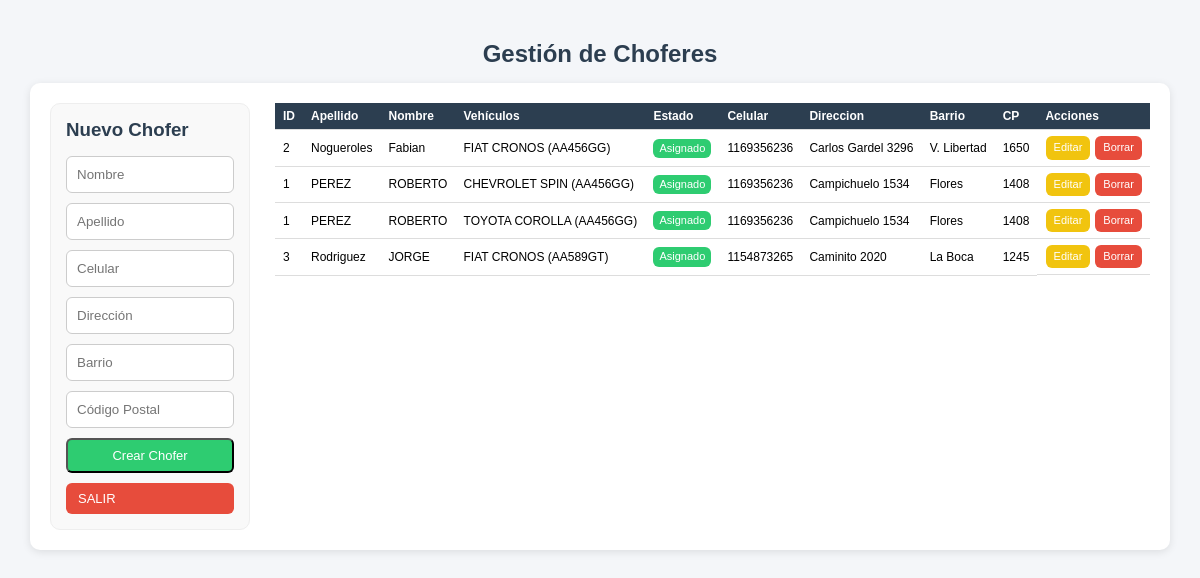
/php/00_administracion/choferes/listado_choferes.php (signed in), run on the app's committed database.
### tables this page shows
CREATE TABLE `choferes` (
  `id` int(11) NOT NULL,
  `nombre` varchar(100) NOT NULL,
  `apellido` varchar(100) NOT NULL,
  `cel` int(10) NOT NULL,
  `dir` varchar(30) NOT NULL,
  `barrio` varchar(20) NOT NULL,
  `cp` int(4) NOT NULL,
  `id_vehiculo` int(11) DEFAULT NULL,
  `user_id` int(11) NOT NULL
);

CREATE TABLE `vehiculos` (
  `id` int(11) NOT NULL,
  `categoria` varchar(15) NOT NULL,
  `marca` varchar(50) NOT NULL,
  `modelo` varchar(50) NOT NULL,
  `patente` varchar(20) DEFAULT NULL,
  `estado` varchar(20) NOT NULL,
  `color` varchar(20) NOT NULL,
  `id_chofer` int(4) DEFAULT NULL
);

### funciones/funciones.php (called while the page is built, shortened)
<?php
function conexion()
{
    $host = 'localhost';
    $db   = 'app_viajes';
    $user = 'root';
    $pass = 'belgrado';
    try {
        $dsn = "mysql:host=$host;dbname=$db;charset=utf8mb4";
        $conn = new PDO($dsn, $user, $pass, [
            PDO::ATTR_ERRMODE => PDO::ERRMODE_EXCEPTION,
            PDO::ATTR_DEFAULT_FETCH_MODE => PDO::FETCH_ASSOC,
            PDO::MYSQL_ATTR_INIT_COMMAND => "SET NAMES utf8mb4"
        ]);
        return $conn;
    } catch (PDOException $e) {
        echo "Error de conexión: " . $e->getMessage();
    }
}
?>
<?php
function obtenerChoferes()
{
    $pdo = conexion();
    $sql = "SELECT c.*,
                   v.patente,
                   v.marca,
                   v.modelo
            FROM choferes c
            LEFT JOIN vehiculos v ON c.id = v.id_chofer
            ORDER BY c.apellido ASC, c.nombre ASC";
    return $pdo->query($sql)->fetchAll(PDO::FETCH_ASSOC);
}

### php/00_administracion/choferes/listado_choferes.php (the view, shortened to what this page needs)
<?php
include_once "../../../funciones/funciones.php";
$chofer_a_editar = null;
$choferes = obtenerChoferes();
?>
<!DOCTYPE html>
<html lang="es">
<head>
    <link rel="stylesheet" href="../../../css/estilos.css">
</head>
<body>
    <div class="container">
        <h2 class="text-center">Gestión de Choferes</h2>
        <div class="card operadores-layout">
            <div class="col-form">
                <h3><?php echo $chofer_a_editar ? "Editar Chofer" : "Nuevo Chofer"; ?></h3>
                <form method="POST">
                    <input type="text" name="nombre" placeholder="Nombre"
                        value="<?php echo $chofer_a_editar['nombre'] ?? ''; ?>" required>
                    <input type="text" name="apellido" placeholder="Apellido"
                        value="<?php echo $chofer_a_editar['apellido'] ?? ''; ?>" required>
                    <input type="text" name="cel" placeholder="Celular"
                        value="<?php echo $chofer_a_editar['cel'] ?? ''; ?>" required>
                    <input type="text" name="dir" placeholder="Dirección"
                        value="<?php echo $chofer_a_editar['dir'] ?? ''; ?>" required>
                    <input type="text" name="barrio" placeholder="Barrio"
                        value="<?php echo $chofer_a_editar['barrio'] ?? ''; ?>" required>
                    <input type="text" name="cp" placeholder="Código Postal"
                        value="<?php echo $chofer_a_editar['cp'] ?? ''; ?>" required>
                    <button type="submit" name="guardar" class="btn btn-success">
                        <?php echo $chofer_a_editar ? "Actualizar" : "Crear Chofer"; ?>
                    </button>
                    <a href="../../inicio_0.php" class="btn btn-danger">SALIR</a>
                </form>
            </div>
            <div class="col-tabla">
                <table class="table">
                    <thead>
                        <tr>
                            <th>ID</th>
                            <th>Apellido</th>
                            <th>Nombre</th>
                            <th>Vehículos</th>
                            <th>Estado</th>
                            <th>Celular</th>
                            <th>Direccion</th>
                            <th>Barrio</th>
                            <th>CP</th>
                            <th>Acciones</th>
                        </tr>
                    </thead>
                    <tbody>
                        <?php if (count($choferes) > 0): ?>
                            <?php foreach ($choferes as $c): ?>
                                <tr>
                                    <td><?php echo $c['id']; ?></td>
                                    <td><?php echo htmlspecialchars($c['apellido']); ?></td>
                                    <td><?php echo htmlspecialchars($c['nombre']); ?></td>
                                    <td>
                                        <?php if (!empty($c['patente'])): ?>
                                            <?php echo htmlspecialchars($c['marca'] . ' ' . $c['modelo'] . ' (' . $c['patente'] . ')'); ?>
                                        <?php else: ?>
                                            Sin vehículo
                                        <?php endif; ?>
                                    </td>
                                    <td>
                                        <?php if (!empty($c['patente'])): ?>
                                            <span class="badge badge-success">Asignado</span>
                                        <?php else: ?>
                                            <span class="badge badge-danger">Libre</span>
                                        <?php endif; ?>
                                    </td>
                                    <td><?php echo htmlspecialchars($c['cel']); ?></td>
                                    <td><?php echo htmlspecialchars($c['dir']); ?></td>
                                    <td><?php echo htmlspecialchars($c['barrio']); ?></td>
                                    <td><?php echo htmlspecialchars($c['cp']); ?></td>
                                    <td>
                                        <a href="?editar=<?php echo $c['id']; ?>" class="btn btn-warning">Editar</a>
                                        <a href="?borrar=<?php echo $c['id']; ?>"
                                            class="btn btn-danger"
                                            onclick="return confirm('¿Eliminar chofer?')">
                                            Borrar
                                        </a>
                                    </td>
                                </tr>
                            <?php endforeach; ?>
                        <?php else: ?>
                            <tr>
                                <td colspan="5">No hay choferes.</td>
                            </tr>
                        <?php endif; ?>
                    </tbody>
                </table>
            </div>
        </div>
    </div>
</body>
</html>

### css/estilos.css (style rules this page uses)
:root { --primary: #3498db; --success: #2ecc71; --warning: #f1c40f; --danger: #e74c3c; --dark: #2c3e50; --gray: #7f8c8d; --bg: #f4f6f9; }
* { margin: 0; padding: 0; box-sizing: border-box; }
body { font-family: Arial, sans-serif; background: var(--bg); }
.container { width: 95%; max-width: 1200px; margin: 30px auto; }
h2, h3 { margin-bottom: 15px; color: var(--dark); }
.text-center { text-align: center; }
.card { background: #fff; padding: 20px; border-radius: 10px; box-shadow: 0 2px 8px rgba(0,0,0,0.1); }
.btn { display: inline-block; padding: 8px 12px; border-radius: 6px; text-decoration: none; color: #fff; font-size: 13px; }
.btn-success { background: var(--success); }
.btn-warning { background: var(--warning); }
.btn-danger { background: var(--danger); }
form { display: flex; flex-direction: column; gap: 10px; }
input, select { padding: 10px; border-radius: 6px; border: 1px solid #ccc; }
.table { width: 100%; border-collapse: collapse; }
.table thead { background: var(--dark); color: white; }
.table th, .table td { padding: 10px; border-bottom: 1px solid #ddd; }
.badge { padding: 5px 8px; border-radius: 6px; color: #fff; font-size: 12px; }
.badge-success { background: var(--success); }
.operadores-layout { display: grid; grid-template-columns: 200px 1fr !important; gap: 25px; align-items: start; }
.col-form { background: #fafafa; padding: 15px; border-radius: 8px; border: 1px solid #eee; position: sticky; top: 20px; }
.col-tabla { overflow-x: auto; }
.container { max-width: 1200px; margin: 40px auto; }
.operadores-layout { display: grid; grid-template-columns: 320px 1fr; gap: 25px; align-items: start; }
.col-form { background: #f9f9f9; padding: 15px; border-radius: 10px; }
.col-tabla { width: 100%; }
.table th, .table td { padding: 10px; text-align: left; }
.table td:last-child { display: flex; gap: 5px; justify-content: center; align-items: center; }
.badge { display: inline-block; padding: 5px 8px; border-radius: 6px; font-size: 12px; }
.table { font-size: 12px; }
.table th, .table td { padding: 6px 8px; line-height: 1.2; }
.table .btn { font-size: 11px; padding: 5px 8px; }
.table .badge { font-size: 11px; padding: 3px 6px; }

### data on the page
choferes: id "2", apellido "Nogueroles", nombre "Fabian", vehiculos.marca+modelo+patente "FIAT CRONOS (AA456GG)", cel "1169356236", dir "Carlos Gardel 3296", barrio "V. Libertad", cp "1650"
choferes: id "1", apellido "PEREZ", nombre "ROBERTO", vehiculos.marca+modelo+patente "CHEVROLET SPIN (AA456GG)", cel "1169356236", dir "Campichuelo 1534", barrio "Flores", cp "1408", vehiculos.marca+modelo+patente "TOYOTA COROLLA (AA456GG)"
choferes: id "3", apellido "Rodriguez", nombre "JORGE", vehiculos.marca+modelo+patente "FIAT CRONOS (AA589GT)", cel "1154873265", dir "Caminito 2020", barrio "La Boca", cp "1245"
